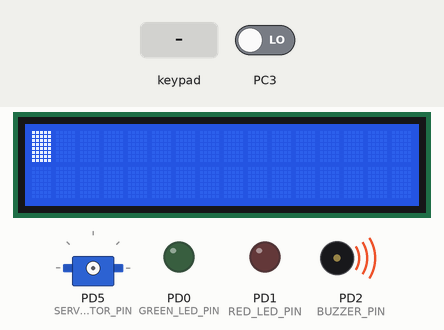
A program run on a simulated ATmega32, built with avr-gcc and emulated at 16 MHz (the files do not name the chip). Shown: 16×2 character LCD, servo, output pins drawn as LEDs (lit = HIGH), buzzer (waves = sounding, pin HIGH). Wiring (inferred from the names in the program): 4×3 keypad with keys 1 2 3 4 5 6 7 8 9 * 0 #: rows PC4, PC5, PC6, PC7; columns PC0, PC1, PC2; character LCD (HD44780): RS PB1; R/W PB2; E PB3; data PA4, PA5, PA6, PA7. Dashed ring = blinking. Inputs (shaded band) come from the test bench; at power-on: PC3 LOW. Servo pulses on a pin are drawn as a servo (544–2400 µs = 0–180°); pins used as bus, display or sensor lines are not drawn.

Above: at 1.2 s.
1.3 s: keypad keys 1 2 3 4 pressed 0.4 s apart
At 3.7 s:
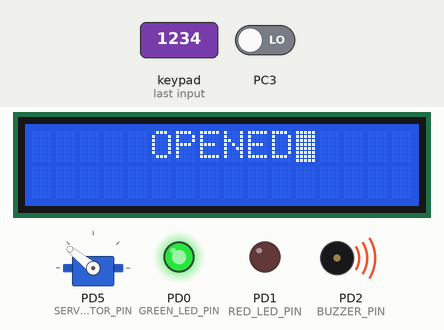
4.4 s: key '#' pressed
At 5.6 s:
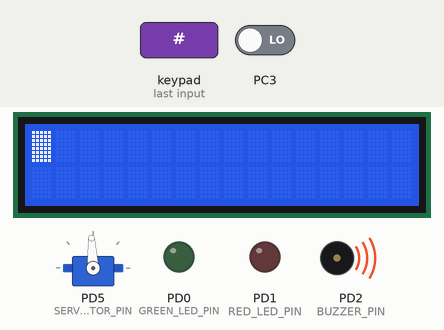
6.2 s: keypad keys 1 3 9 7 pressed 0.4 s apart
At 8.1 s:
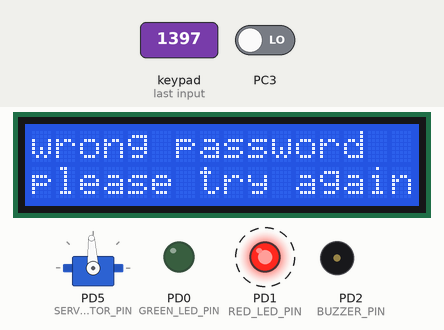
9.3 s: key '2' pressed
At 11.6 s:
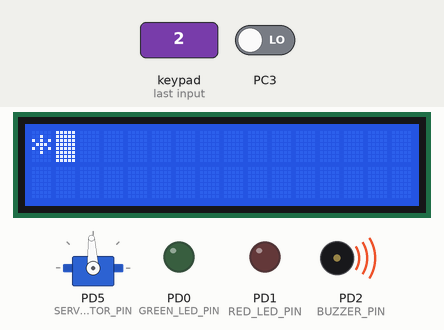
12.3 s: key '1' pressed
At 13.3 s:
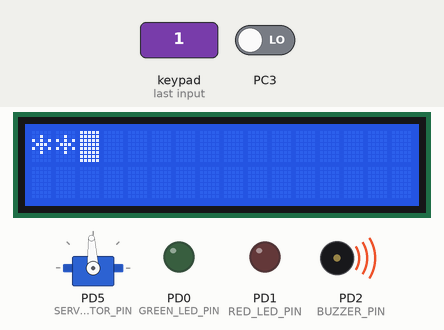
Timing chart, 0 to 14.9 s (numbered marks = the images above; inputs shaded):
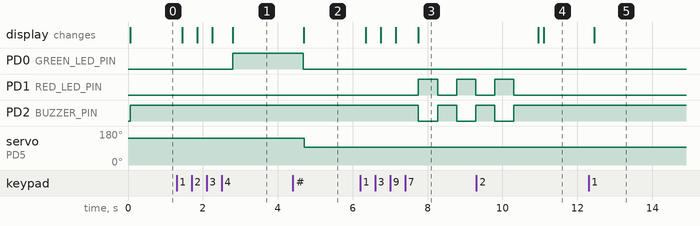

The program:

main.c
```c
/*
 * Lock_System.c
 *
 * Created: 10/20/2026 5:12:19 AM
 * Author : AYMAN KHALED
 */


#include "BIT_MATH.h"
#include "STD_TYPE.h"
#include "interrupt_vector.h"

#include "DIO_interface.h"
#include "TIMER1_interface.h"

#include "SERVO_MOTOR_interface.h"
#include "KEYPAD_interface.h"
#include "LCD_interface.h"

#define  F_CPU 16000000UL
#include <util/delay.h>

#define GREEN_LED_PORT		DIO_PORTD
#define GREEN_LED_PIN		DIO_PIN0

#define RED_LED_PORT		DIO_PORTD
#define RED_LED_PIN			DIO_PIN1

#define BUZZER_PORT			DIO_PORTD
#define BUZZER_PIN			DIO_PIN2


int main(void)
{
	LCD_voidInit();
	KEYPAD_voidInit();
	SERVOMOTOR_voidInit();

	DIO_voidSetPinDir(GREEN_LED_PORT,GREEN_LED_PIN,OUTPUT);
	DIO_voidSetPinDir(RED_LED_PORT,RED_LED_PIN,OUTPUT);
	DIO_voidSetPinDir(BUZZER_PORT,BUZZER_PIN,OUTPUT);
	DIO_voidSetPinVal(BUZZER_PORT,BUZZER_PIN,HIGH);


	u8 PASSWORD_arr[4]={'1' , '2' , '3' , '4' };
	u8 entry_pass_arr[4];
	u8 check=2;

	u8 key;


	while (1)
	{

		for(u8 loop=0 ;loop<3 ;loop++)
		{

			if (check==0)
			{
				break;
			}


			for (u8 i=0 ;i<4 ; )
			{
				key=KEYPAD_u8GetKey();

				if (key != 0xff)
				{
					entry_pass_arr[i]=key;
					LCD_voidSendData('*');
					i++;
				}

			}

			for (u8 j=0 ;j<4 ;j++)
			{
				if (PASSWORD_arr[j]==entry_pass_arr[j])
				{
					check=0;
					continue;
				}
				else
				{
					if (loop==2)
					{
						check=1;
						continue;
					}

					LCD_voidClearData();
					LCD_voidGotoxy(0,0);
					LCD_voidSendString("wrong password");
					LCD_voidGotoxy(0,1);
					LCD_voidSendString("please try again");
					check=1;

					for(u8 STOP=0 ;STOP<3;STOP++)
					{
						DIO_voidSetPinVal(GREEN_LED_PORT,GREEN_LED_PIN,LOW);
						DIO_voidSetPinVal(RED_LED_PORT,RED_LED_PIN,HIGH);
						DIO_voidSetPinVal(BUZZER_PORT,BUZZER_PIN,LOW);
						_delay_ms(500);
						DIO_voidSetPinVal(RED_LED_PORT,RED_LED_PIN,LOW);
						DIO_voidSetPinVal(BUZZER_PORT,BUZZER_PIN,HIGH);
						_delay_ms(500);

					}

					LCD_voidClearData();
					break;
				}
			}
		}

		if (check==0)
		{
			LCD_voidClearData();
			LCD_voidGotoxy(5,0);
			LCD_voidSendString("OPENED");
			DIO_voidSetPinVal(GREEN_LED_PORT,GREEN_LED_PIN,HIGH);
			SERVOMOTOR_voidSetAngleWithFreq(50,90,1000,2000);


			while(KEYPAD_u8GetKey() != '#');               //as the door is lock again
			LCD_voidClearData();
			DIO_voidSetPinVal(GREEN_LED_PORT,GREEN_LED_PIN,LOW);
			SERVOMOTOR_voidSetAngleWithFreq(50,0,1000,2000);
			check=2;

		}
		else
		{
			LCD_voidClearData();
			LCD_voidSendString("system is locked");
			DIO_voidSetPinVal(DIO_PORTD,DIO_PIN0,LOW);
			DIO_voidSetPinVal(DIO_PORTD,DIO_PIN1,HIGH);
			DIO_voidSetPinVal(DIO_PORTD,DIO_PIN2,LOW);
			while(1);
		}


	}


}
```

SERVO_MOTOR_interface.h
```c
/*
 * SERVO_MOTOR_interface.h
 *
 * Created: 10/19/2026 2:41:07 AM
 *  Author: East-Sound
 */


#ifndef SERVO_MOTOR_INTERFACE_H_
#define SERVO_MOTOR_INTERFACE_H_

void SERVOMOTOR_voidInit(void);
void SERVOMOTOR_voidSetAngleWithFreq(u16 copy_u16Frequency, s16 copy_s16Angle , u16 copy_u16MinControlPulseMicroSec, u16 copy_u16MaxControlPulseMicroSec);


#endif /* SERVO_MOTOR_INTERFACE_H_ */
```

SERVO_MOTOR_prog.c
```c
/*
 * SERVO_MOTOR_prog.c
 *
 * Created: 10/19/2026 2:41:34 AM
 *  Author: East-Sound
 */

#include "BIT_MATH.h"
#include "STD_TYPE.h"
#include "DIO_interface.h"
#include "TIMER1_interface.h"
#include "TIMER1_reg.h"


#include "SERVO_MOTOR_config.h"
#include "SERVO_MOTOR_interface.h"


void SERVOMOTOR_voidInit(void)
{
	DIO_voidSetPinDir(SERVO_MOTOR_PORT,SERVO_MOTOR_PIN,OUTPUT);
}


void SERVOMOTOR_voidSetAngleWithFreq(u16 copy_u16Frequency, s16 copy_s16Angle , u16 copy_u16MinControlPulseMicroSec, u16 copy_u16MaxControlPulseMicroSec)
{

		/* select mode fast pwm ICR */
			CLR_BIT(TCCR1A_REG,0) ;
			SET_BIT(TCCR1A_REG,1) ;
			SET_BIT(TCCR1B_REG,3) ;
			SET_BIT(TCCR1B_REG,4) ;
		/* NON inverting FAST PWM  : OC1A */
			CLR_BIT(TCCR1A_REG,6) ;
			SET_BIT(TCCR1A_REG,7) ;

		 /*select prescaler 64*/
			 SET_BIT(TCCR1B_REG,0);
			 SET_BIT(TCCR1B_REG,1);
			 CLR_BIT(TCCR1B_REG,2);

		 /* set top value : frequency*/
		 /*
		 F_timer=F_CPU/prescaler=16000000/64=250000HZ
		 t_tick=1/F_timer=1/250000=4 micro_second
		 I Want F=50HZ         THEN   T=20 ms
		 top_value=number_of _tick=20ms/4Ms=5000
		 ICR1_REG=5000-1=4999
		 */
		 /*At this function, I give it the F in HZ */
			ICR1_REG=((1000000UL / copy_u16Frequency) / 4 ) - 1 ;

		/*set OCR value: ANGLE*/
		/*
		 F_timer=F_CPU/prescaler=16000000/64=250000HZ
		 t_tick=1/F_timer=1/250000=4 micro_second
		 I can divide the total angle to step (depending on the range of time between the min and max control pulse) like:
		  if the range is from -90 to 90
		  and the min control pulse =1ms max control pulse =2ms
		  then the one step eqal= (max_control_pulse - min_control_pulse)/180
		  then if i want to get any angle =angle *one step =( (angle+90)*(max_control_pulse - min_control_pulse)/180 )+ min_control_pulse

		  then now i have the time of my angle then i want the ocr1 value
		  OCR1_REG= (the_result/4(tick_time))-1
		*/

		OCR1A_REG=((copy_u16MinControlPulseMicroSec+((f32)(copy_s16Angle+90)/180)*(copy_u16MaxControlPulseMicroSec-copy_u16MinControlPulseMicroSec))/4)-1;

}
```

STD_TYPE.h
```c
#ifndef _STD_TYPE_H_
#define _STD_TYPE_H_

/* unsigned data */

typedef  unsigned char            u8 ;
typedef  unsigned short int       u16 ;
typedef  unsigned long int        u32;
typedef  unsigned long long int   u64 ;


/* signed data */

typedef  signed char            s8 ;
typedef  signed short int       s16 ;
typedef  signed long int        s32;
typedef  signed long long int   s64 ;

/*float data */

typedef float   f32 ;
typedef double  f64 ;

/*bool data type */

typedef enum{F,T}Bool ;

/*null  */

#define NULL    ((void*)0)


#endif 
```

TIMER1_interface.h
```c
/*
 * TIMER1_interface.h
 *
 * Created: 9/29/2024 9:21:25 PM
 *  Author: AMIT
 */


#ifndef TIMER1_INTERFACE_H_
#define TIMER1_INTERFACE_H_


#define  OV_MODE       0
#define  CTC_MODE      1

#define TIMER1_PRE_LOAD_VALUE 250
#define TIMER1_OVF_VALUE   40

#define TIMER1_CTC_PRELOAD_VALUE  62549
#define TIMER1_OUT_COMP_A      40


#define  TIMER1_NO_PRESCALER         1
#define  TIMER1_8_PRESCALER          2
#define  TIMER1_64_PRESCALER         3
#define  TIMER1_256_PRESCALER        4
#define  TIMER1_1024_PRESCALER       5

#define  TIMER1_PRESCALER    TIMER1_64_PRESCALER

void TIMER1_voidFastPWMICR1(u16 copy_u16Frequency,f32 copy_f32DutyCycle) ;


void TIMER1_voidSetOcrVal( u16 copy_u16val) ;


void TIMER1_voidNormalModeInit(u8 copy_u8ModeOfOperation) ;
void TIMER1_voidStart(void);
void TIMER1_voidStop(void);
void TIMER1_void_voidSetCallBack(void(*ptr)(void),u8 copy_u8ModeOfOperation);


void TIMER1_voidRest(void) ;

u16 TIMER1_u16ReadVal() ;


#endif /* TIMER1_INTERFACE_H_ */
```

TIMER1_prog.c
```c
/*
 * TIMER1_prog.c
 *
 * Created: 9/29/2024 9:21:58 PM
 *  Author: AMIT
 */
#include "BIT_MATH.h"
#include "STD_TYPE.h"
#include "TIMER1_interface.h"
#include "TIMER1_reg.h"


static void(*PRV_pFunctionCallBackOVF)(void) = NULL;
static void(*PRV_pFunctionCallBackCTCA)(void) = NULL;

void TIMER1_voidFastPWMICR1(u16 copy_u16Frequency,f32 copy_f32DutyCycle)
{

	/* select mode fast pwm ICR */
		CLR_BIT(TCCR1A_REG,0) ;
		SET_BIT(TCCR1A_REG,1) ;
		SET_BIT(TCCR1B_REG,3) ;
		SET_BIT(TCCR1B_REG,4) ;
	/* NON inverting FAST PWM  : OC1A */
		CLR_BIT(TCCR1A_REG,6) ;
		SET_BIT(TCCR1A_REG,7) ;

	 /*select prescaler 64*/
		 SET_BIT(TCCR1B_REG,0);
		 SET_BIT(TCCR1B_REG,1);
		 CLR_BIT(TCCR1B_REG,2);

	 /* set top value : frequency*/
	 /*
	 F_timer=F_CPU/prescaler=16000000/64=250000HZ
	 t_tick=1/F_timer=1/250000=4 micro_second
	 I Want F=50HZ         THEN   T=20 ms
	 top_value=number_of _tick=20ms/4Ms=5000
	 ICR1_REG=5000-1=4999
	 */
	 /*At this function, I give it the F in HZ */
		ICR1_REG=((1000000UL / copy_u16Frequency) / 4 ) - 1 ;

	/*set OCR value: duty cycle*/
	/*
	This is the width of the high part
	the compare value :
	 F_timer=F_CPU/prescaler=16000000/64=250000HZ
	 t_tick=1/F_timer=1/250000=4 micro_second
	 if i want the high part =1ms then:number of count =1ms/4MS=250
	 then
	 OCR1_REG =250-1=249
	*/

	/*At this function, I give it the duty cycle as 00% like 50, 70 or 20 etc */
		OCR1A_REG=((copy_f32DutyCycle * (ICR1_REG + 1 ))/100.00) - 1;


}

/*
void TIMER1_voidSetOcrVal( u16 copy_u16val){

	OCR1B_REG=copy_u16val ;
}
*/


void TIMER1_voidNormalModeInit(u8 copy_u8ModeOfOperation) {

	switch(copy_u8ModeOfOperation)
	{
		case OV_MODE:
		 /* select mode : normal mode */
		 CLR_BIT(TCCR1A_REG,0) ;
		 CLR_BIT(TCCR1A_REG,1) ;
		 CLR_BIT(TCCR1B_REG,3) ;
		 CLR_BIT(TCCR1B_REG,4) ;

		 /*init the timer with pre load value*/
		 TCNT1_REG = TIMER1_PRE_LOAD_VALUE ;

		 /* enable  overflow interrupt */
		 SET_BIT(TIMSK_REG,2);

		break;

		/*Ýí Çá OV MODE ÇäÇ ÈÍØ Ýí TCNT1_REG  ÇáÞÓãå Çááí ÇäÇ åÈÏÃ ÚÏ ãäåÇ áÍÏ ã ÇæÕá á Çá OVER FLOW */
		/*Ýí Çá CTC MODE ÇäÇ ÈÍØ Ýí Çá OCR1A ÇáÞíãå Çááí åäåííí ÚäÏåÇÇ ÇáÚÏ*/


		case CTC_MODE:
		 /* select mode : ctc mode */
		 CLR_BIT(TCCR1A_REG,0) ;
		 CLR_BIT(TCCR1A_REG,1) ;
		 SET_BIT(TCCR1B_REG,3) ;
		 CLR_BIT(TCCR1B_REG,4) ;

		 /*init the timer with pre load value*/
		 OCR1A_REG=TIMER1_CTC_PRELOAD_VALUE;

		 /* enable  overflow interrupt */
		 SET_BIT(TIMSK_REG,4);

		 break;
	}


}

void TIMER1_voidStart(void)
{
	/*select prescaler 64*/
	SET_BIT(TCCR1B_REG,0);
	SET_BIT(TCCR1B_REG,1);
	CLR_BIT(TCCR1B_REG,2);

}
void TIMER1_voidStop(void)
{
	CLR_BIT(TCCR1B_REG,0);
	CLR_BIT(TCCR1B_REG,1);
	CLR_BIT(TCCR1B_REG,2);

}
/*
void TIMER1_voidRest(void){


	TCNT1_REG=0x0000 ;

}

u16 TIMER1_u16ReadVal(){


	return TCNT1_REG ;
}
*/

void TIMER1_void_voidSetCallBack(void(*ptr)(void),u8 copy_u8ModeOfOperation)
{
	switch(copy_u8ModeOfOperation)
	{
		case OV_MODE:
		PRV_pFunctionCallBackOVF=ptr;
		break;

		case CTC_MODE:
		PRV_pFunctionCallBackCTCA=ptr;
		break;
	}
}


/*ISR TIMER1 OVF*/
void __vector_9(void) __attribute__((signal));
void __vector_9(void)
{
	static u16 local_u16counter =0;
	local_u16counter++;
	if (local_u16counter==TIMER1_OVF_VALUE)
	{
		local_u16counter=0;
		if(PRV_pFunctionCallBackOVF != NULL)
		{
			PRV_pFunctionCallBackOVF();
		}
	}
}


/*ISR TIMER1 OUTPUT_COMPARE_A*/
void __vector_7(void) __attribute__((signal));
void __vector_7(void)
{
	static u16 local_u16counter =0;
	local_u16counter++;
	if (TIMER1_OUT_COMP_A == local_u16counter)
	{
		if(PRV_pFunctionCallBackCTCA != NULL)
		{
			PRV_pFunctionCallBackCTCA();
		}
	}
}
```

TIMER1_reg.h
```c
/*
 * TIMER1_reg.h
 *
 * Created: 9/29/2024 9:21:36 PM
 *  Author: AMIT
 */


#ifndef TIMER1_REG_H_
#define TIMER1_REG_H_


#define TCCR1A_REG      *((volatile  u8*)0x4F)
#define TCCR1B_REG      *((volatile  u8*)0x4E)
#define OCR1A_REG       *((volatile  u16*)0x4A) // OCR1AH_REG + OCR1AL_REG
#define OCR1B_REG       *((volatile  u16*)0x48) // OCR1BH_REG + OCR1BL_REG
#define ICR1_REG        *((volatile  u16*)0x46) // ICRL_REG + ICRH_REG
#define TIFR_REG        *((volatile  u8*)0x58)
#define TCNT1_REG       *((volatile  u16*)0x4C)
#define TIMSK_REG       *((volatile  u8*)0x59)


#endif /* TIMER1_REG_H_ */
```

interrupt_vector.h
```c
/*
 * interrupt_vector.h
 *
 * Created: 9/10/2024 5:03:30 PM
 *  Author: AMIT
 */


#ifndef INTERRUPT_VECTOR_H_
#define INTERRUPT_VECTOR_H_


#define  ISR(__vector_NUM)   void __vector_NUM( void ) __attribute__ ((signal));\
                             void __vector_NUM (void)


#define   INT0_      __vector_1
#define   INT1_      __vector_2
#define   INT2_      __vector_3
#define  TIM0_OVF    __vector_11
#define  TIMER0_COMP    __vector_10
#define  TIMER1_OVF   __vector_9
#define  TIMER1_COMP_A   __vector_7


#endif /* INTERRUPT_VECTOR_H_ */
```

KEYPAD_config.h
```c
/*
 * KEYPAD_config.h
 *
 * Created: 9/1/2024 3:40:26 PM
 *  Author: AMIT
 */


#ifndef KEYPAD_CONFIG_H_
#define KEYPAD_CONFIG_H_


/* col port */
#define  KEYPAD_COL_PORT   DIO_PORTC

#define KEYPAD_COL0_PIN    DIO_PIN0
#define KEYPAD_COL1_PIN    DIO_PIN1
#define KEYPAD_COL2_PIN    DIO_PIN2
//#define KEYPAD_COL3_PIN    DIO_PIN3

/* row port */

#define  KEYPAD_ROW_PORT   DIO_PORTC

#define KEYPAD_ROW0_PIN    DIO_PIN4
#define KEYPAD_ROW1_PIN    DIO_PIN5
#define KEYPAD_ROW2_PIN    DIO_PIN6
#define KEYPAD_ROW3_PIN    DIO_PIN7


#endif /* KEYPAD_CONFIG_H_ */
```

LCD_config.h
```c
/*
 * LCD_config.h
 *
 * Created: 8/27/2024 3:25:24 PM
 *  Author: AMIT
 */


#ifndef LCD_CONFIG_H_
#define LCD_CONFIG_H_


/* data port */

#if  LCD_MODE == _8_MODE
#define  LCD_DPORT     DIO_PORTA

#elif LCD_MODE ==_4_MODE
#define  LCD_DPORT     DIO_PORTA
#define  LCD_D4_PIN    DIO_PIN4
#define  LCD_D5_PIN    DIO_PIN5
#define  LCD_D6_PIN    DIO_PIN6
#define  LCD_D7_PIN    DIO_PIN7

#endif


/*control port */
#define LCD_CPORT     DIO_PORTB
#define LCD_RS_PIN    DIO_PIN1
#define LCD_RW_PIN    DIO_PIN2
#define LCD_EN_PIN    DIO_PIN3


#endif /* LCD_CONFIG_H_ */
```

SERVO_MOTOR_config.h
```c
/*
 * SERVO_MOTOR_config.h
 *
 * Created: 10/19/2026 2:43:09 AM
 *  Author: East-Sound
 */


#ifndef SERVO_MOTOR_CONFIG_H_
#define SERVO_MOTOR_CONFIG_H_

#define SERVO_MOTOR_PORT	DIO_PORTD
#define SERVO_MOTOR_PIN		DIO_PIN5


#endif /* SERVO_MOTOR_CONFIG_H_ */
```

KEYPAD_interface.h
```c
/*
 * KEYPAD_interface.h
 *
 * Created: 9/1/2024 3:40:13 PM
 *  Author: AMIT
 */


#ifndef KEYPAD_INTERFACE_H_
#define KEYPAD_INTERFACE_H_


void KEYPAD_voidInit() ;

u8  KEYPAD_u8GetKey() ;


#endif /* KEYPAD_INTERFACE_H_ */
```

KEYPAD_prog.c
```c
/*
 * KEYPAD_prog.c
 *
 * Created: 9/1/2024 3:40:40 PM
 *  Author: AMIT
 */

#include "BIT_MATH.h"
#include "STD_TYPE.h"
#include "DIO_interface.h"
#include "KEYPAD_config.h"
/*
u8  KEYPAD_DATA[4][4]={{'1','2','3','+'},
	                   {'4','5','6','-'},
					   {'7','8','9','*'},
					   {'c','0','=','/'}} ;
	*/


u8  KEYPAD_DATA[4][3]={{'1','2','3'},
	                   {'4','5','6'},
					   {'7','8','9'},
					   {'*','0','#'}} ;


void KEYPAD_voidInit(){

	 u8 COL_ARR[3]={KEYPAD_COL0_PIN,KEYPAD_COL1_PIN,KEYPAD_COL2_PIN} ;
	 u8 ROW_ARR[4]={KEYPAD_ROW0_PIN,KEYPAD_ROW1_PIN,KEYPAD_ROW2_PIN,KEYPAD_ROW3_PIN} ;
	 u8 loc_in=0 ;
	 u8 loc_col=0;

	 for (loc_in=0 ;loc_in<4;loc_in++)
	 {
		  /* make row pins as input high to active internal pull up */
		  DIO_voidSetPinDir(KEYPAD_ROW_PORT,ROW_ARR[loc_in],INPUT) ;
		  DIO_voidSetPinVal(KEYPAD_ROW_PORT,ROW_ARR[loc_in],HIGH)  ;

	 }
	 for (loc_col=0 ;loc_col<3 ;loc_col++)
	 {

				/* make col pin as output high  */
		 	  DIO_voidSetPinDir(KEYPAD_COL_PORT,COL_ARR[loc_col],OUTPUT) ;
		 	  DIO_voidSetPinVal(KEYPAD_COL_PORT,COL_ARR[loc_col],HIGH)  ;
	 }


}

u8  KEYPAD_u8GetKey(){

	u8 COL_ARR[3]={KEYPAD_COL0_PIN,KEYPAD_COL1_PIN,KEYPAD_COL2_PIN} ;
	u8 ROW_ARR[4]={KEYPAD_ROW0_PIN,KEYPAD_ROW1_PIN,KEYPAD_ROW2_PIN,KEYPAD_ROW3_PIN} ;
	u8 lOC_row_in=0 ;
	u8 lOC_col_in=0 ;
	u8 loc_val=0xff ;
	for (lOC_col_in=0 ; lOC_col_in<3;lOC_col_in++)
	{
		  /* set current col as low */
		  DIO_voidSetPinVal(KEYPAD_COL_PORT,COL_ARR[lOC_col_in],LOW)  ;

		  for(lOC_row_in=0 ;lOC_row_in<4;lOC_row_in++){

			  if (DIO_u8ReadPinVal(KEYPAD_ROW_PORT,ROW_ARR[lOC_row_in])==0)
			  {

				  loc_val=KEYPAD_DATA[lOC_row_in][lOC_col_in] ;

				 while(DIO_u8ReadPinVal(KEYPAD_ROW_PORT,ROW_ARR[lOC_row_in])==0) ;

					 return loc_val ;


			  }


		  }
		 /* set current col as low */
		 DIO_voidSetPinVal(KEYPAD_COL_PORT,COL_ARR[lOC_col_in],HIGH)  ;


	}


	return loc_val ;
}
```

LCD_interface.h
```c
/*
 * LCD_interface.h
 *
 * Created: 8/27/2024 3:25:10 PM
 *  Author: AMIT
 */


#ifndef LCD_INTERFACE_H_
#define LCD_INTERFACE_H_


/* LCD MODE
* YOU can select your lcd mode
* 1- 4 bit mode
* 2-8 bit mode
 */

#define   _4_MODE      0
#define   _8_MODE      1

#define  LCD_MODE   _4_MODE


void LCD_voidInit(void) ;

void LCD_voidSendCommand( u8 copy_u8command) ;
void LCD_voidSendData   ( u8 copy_u8data) ;

void LCD_voidClearData(void);

void LCD_voidSendString(char*str) ;

void LCD_voidGotoxy(u8 copy_u8x, u8 copy_u8y) ;


void LCD_voidDrawData(u8 copy_pattern , u8 *copy_u8data ,u8 copy_u8x, u8 copy_u8y) ;

void LCD_voidSendNumber(u32 number) ;
#endif /* LCD_INTERFACE_H_ */
```

BIT_MATH.h
```c
#ifndef _BIT_MATH_H_
#define _BIT_MATH_H_


#define SET_BIT(REG,BIT)          (REG|=1<<BIT)
#define CLR_BIT(REG,BIT)          (REG&=~(1<<BIT))
#define TOGGLE_BIT(REG,BIT)        (REG^=1<<BIT)
#define GET_BIT(REG,BIT)          ((REG>>BIT)&1)


#endif 
```

DIO_interface.h
```c
/*
 * DIO_interface.h
 *
 * Created: 8/25/2024 2:13:52 PM
 *  Author: AMIT
 */


#ifndef DIO_INTERFACE_H_
#define DIO_INTERFACE_H_


/*PIN DIR */
#define  OUTPUT     1
#define  INPUT      0

/* PIN VAL */

#define  HIGH       1
#define  LOW        0


/* ports */

#define  DIO_PORTA     0
#define  DIO_PORTB     1
#define  DIO_PORTC     2
#define  DIO_PORTD     3

/* PINS  */
#define  DIO_PIN0      0
#define  DIO_PIN1      1
#define  DIO_PIN2      2
#define  DIO_PIN3      3
#define  DIO_PIN4      4
#define  DIO_PIN5      5
#define  DIO_PIN6      6
#define  DIO_PIN7      7


/******************************************************************
* Function Name: DIO_voidSetPinDir
* Purpose      : set pin dir (OUTPUT , INPUT)
* Parameters   : u8 copy_u8port, u8 copy_u8pin ,u8 copy_u8Dir
* Return value : void
********************************************************************/
void DIO_voidSetPinDir(u8 copy_u8port, u8 copy_u8pin ,u8 copy_u8Dir) ;
/******************************************************************
* Function Name: DIO_voidSetPinVal
* Purpose      : set pin val (HIGH , LOW)
* Parameters   :u8 copy_u8port, u8 copy_u8pin ,u8 copy_u8val
* Return value : void
********************************************************************/
void DIO_voidSetPinVal(u8 copy_u8port, u8 copy_u8pin ,u8 copy_u8val) ;

/******************************************************************
* Function Name: DIO_u8ReadPinVal
* Purpose      : READ pin val (HIGH , LOW)
* Parameters   :u8 copy_u8port, u8 copy_u8pin
* Return value : U8
********************************************************************/
u8 DIO_u8ReadPinVal(u8 copy_u8port, u8 copy_u8pin ) ;
/******************************************************************
* Function Name: DIO_voidToggelPinVal
* Purpose      : TOGGEL pin val (HIGH , LOW)
* Parameters   :u8 copy_u8port, u8 copy_u8pin
* Return value : void
********************************************************************/
void DIO_voidToggelPinVal(u8 copy_u8port, u8 copy_u8pin ) ;


void  DIO_voidSetPortDir(u8 copy_u8port, u8 copy_u8Dir) ;
void  DIO_voidSetPortVal(u8 copy_u8port, u8 copy_u8val) ;


#endif /* DIO_INTERFACE_H_ */
```

Source omitted: LCD_prog.c (4641 bytes), DIO_prog.c (3170 bytes), DIO_reg.h (724 bytes)

Measured:
- after the input at 1.3 s, PD0 (GREEN_LED_PIN): LOW → HIGH after 1.5 s; the display: first changes after 0.15 s (image 1 shows a later state)
- after the input at 4.4 s, PD0 (GREEN_LED_PIN): HIGH → LOW after 0.29 s; servo on PD5 (SERVO_MOTOR_PIN): 141° → 93° after 0.30 s; the display: changes after 0.29 s (image 2)
- after the input at 6.2 s, PD1 (RED_LED_PIN), PD2 (BUZZER_PIN): alternates HIGH for 0.51 s and LOW for 0.51 s, starting after 1.6 s; the display: first changes after 0.15 s (image 3 shows a later state)
- after the input at 9.3 s, the display: first differs from a run without the input after 1.8 s (image 4)
- after the input at 12.3 s, the display: changes after 0.15 s (image 5)
